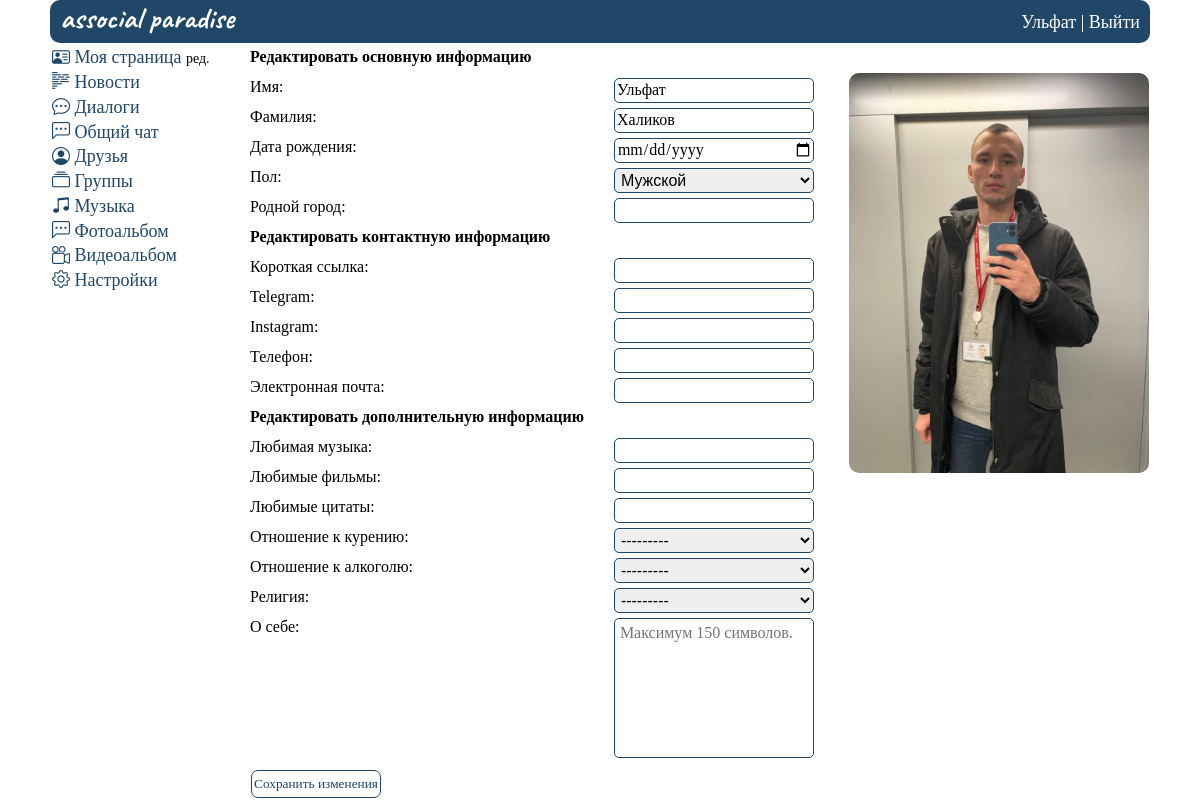
/id2/update (signed in), run on an earlier commit of the app's database.
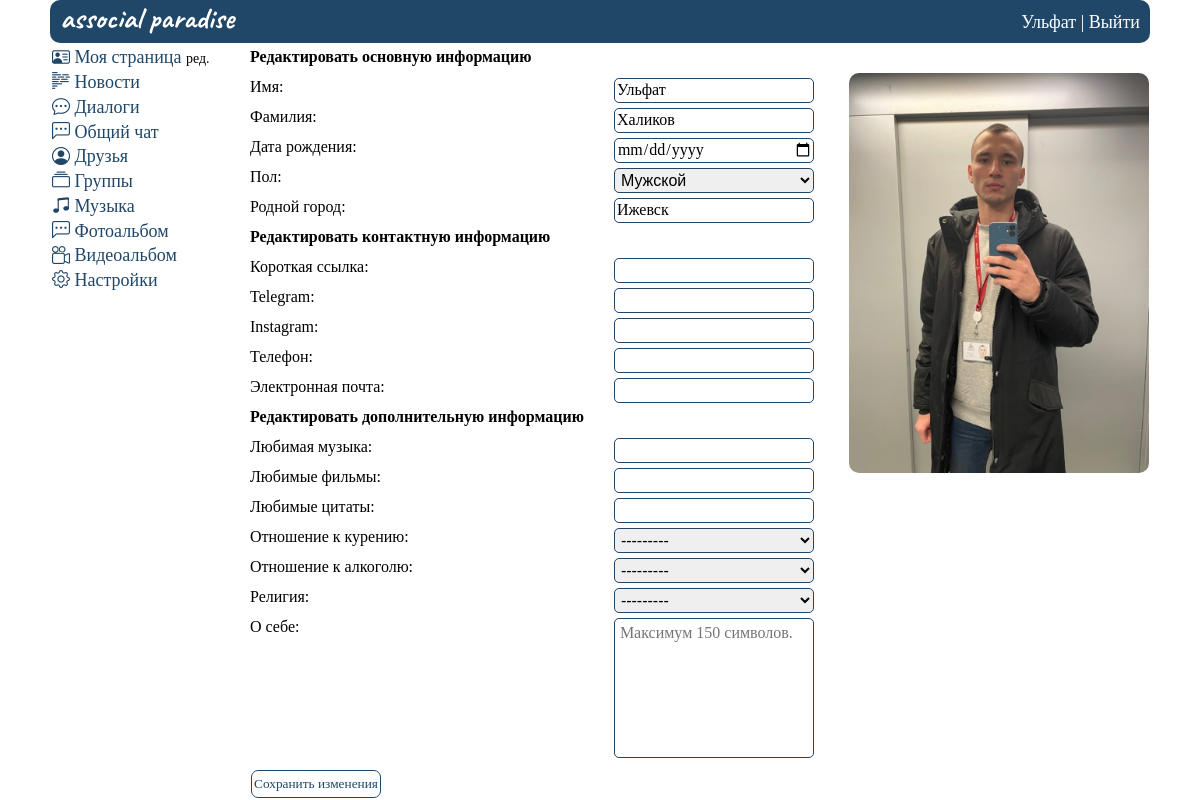
And on a later commit of the database.
### mysite/models.py (models this page shows, shortened)
class UserProfile(models.Model):
    ciggar_choices = [
        ('p', 'Положительное'),
        ('n', 'Отрицательное'),
    ]
    alco_choices = [
        ('p', 'Положительное'),
        ('n', 'Отрицательное'),
    ]
    gender_choices = [
        ('m', 'Мужской'),
        ('w', 'Женский'),
    ]
    religion_choices = [
        ('chr', 'Христианство'),
        ('isl', 'Ислам'),
        ('ind', 'Индуизм'),
        ('bdm', 'Буддизм'),
        ('iud', 'Иудаизм'),
        ('atm', 'Атеизм'),
    ]
    user = models.OneToOneField(User, on_delete=models.CASCADE)
    avatar = models.ImageField(
        upload_to="mysite/static/images/personal_photos/", blank=True, verbose_name='Аватарка',
        default='mysite/static/images/icons/none_avatar.png')
    first_name = models.CharField(max_length=20, blank=True, null=True, verbose_name='Имя')
    last_name = models.CharField(max_length=20, blank=True, null=True, verbose_name='Фамилия')
    birthdate = models.DateField(blank=True, null=True, verbose_name='Дата рождения')
    gender = models.CharField(max_length=1, blank=True, null=True, choices=gender_choices, verbose_name='Пол')
    hometown = models.CharField(max_length=30, blank=True, null=True, verbose_name='Родной город')
    fav_music = models.CharField(max_length=30, blank=True, null=True, verbose_name='Любимая музыка')
    fav_movies = models.CharField(max_length=30, blank=True, null=True, verbose_name='Любимые фильмы')
    fav_quotes = models.CharField(max_length=30, blank=True, null=True, verbose_name='Любимые цитаты')
    ciggar = models.CharField(max_length=1, blank=True, null=True, choices=ciggar_choices,
                              verbose_name='Отношение к курению')
    alco = models.CharField(max_length=1, blank=True, null=True, choices=alco_choices,
                            verbose_name='Отношение к алкоголю')
    religion = models.CharField(max_length=3, blank=True, null=True, choices=religion_choices, verbose_name='Религия')
    about = models.TextField(max_length=150, blank=True, null=True, verbose_name='О себе')
    plink = models.CharField(max_length=10, blank=True, null=True, verbose_name='Короткая ссылка')
    telegram = models.CharField(max_length=30, blank=True, null=True, verbose_name='Telegram')
    instagram = models.CharField(max_length=30, blank=True, null=True, verbose_name='Instagram')
    email = models.EmailField(max_length=30, blank=True, null=True, verbose_name='Почта')
    phone = models.CharField(max_length=12, blank=True, null=True, verbose_name='Телефон')
    class Meta:
        verbose_name_plural = 'Информация о пользователях'

### mysite/views.py (the view)
# urls.py: path('id<int:pk>/update', UpdateUser.as_view(), name='update_user'), #Изменить свою страницу
class UpdateUser(UpdateView):
    model = UserProfile
    template_name = 'change.html'
    form_class = UserProfileForm
    def get_context_data(self, *, object_list=None, **kwargs):
        context = super().get_context_data(**kwargs)
        context['userid'] = getAuthUser(self.request)
        context['personal_data'] = getUser(context['userid'])
        return context

### mysite/forms.py
class UserProfileForm(ModelForm):
    class Meta:
        model = UserProfile
        fields = ['avatar', 'first_name', 'last_name', 'birthdate', 'gender', 'hometown', 'fav_music', 'fav_movies',
                  'fav_quotes', 'ciggar', 'alco', 'religion', 'about', 'plink', 'telegram', 'instagram', 'phone',
                  'email']
        widgets = {
            "about": Textarea(attrs={
                'placeholder': 'Максимум 150 символов.',
            }),
            "avatar": FileInput(attrs={
                'style': 'display: none',
            }),
            "birthdate": DateInput(attrs={
                'type': 'date'
            }),
        }

### mysite/views.py (called while the page is built)
def getAuthUser(request):
    return request.session.get('is_auth', False)

def getUser(userid):
    return UserProfile.objects.get(user_id=userid)

### mysite/templates/change.html (shortened to what the changed rows need)
{% extends 'base.html' %}
{% load static %}
{%block content%}
<div class="wrapper_change">
    {% include "header.html" %}
    <div class="rows_change">
            {% include "menu.html" %}
        <div class="col2_change">
                <form method="post" class="change_content_form" enctype="multipart/form-data">
                    <div class="change__data">
                        <div class="change__values">
                            <div class="change__main">
                                <div class="change__input">{{ form.avatar }}
                                <div class="change__input">{{ form.first_name }} </div>
                                <div class="change__input">{{ form.last_name }}</div>
                                <div class="change__input">{{ form.birthdate }}</div>
                                <div class="change__input">{{ form.gender }}</div>
                                <div class="change__input">{{ form.hometown }}</div>
                            </div>
                            <div class="change__contacts">
                                <div class="change__input">{{ form.plink }}</div>
                                <div class="change__input">{{ form.telegram }}</div>
                                <div class="change__input">{{ form.instagram }}</div>
                                <div class="change__input">{{ form.phone }}</div>
                                <div class="change__input">{{ form.email }}</div>
                            </div>
                            <div class="change__additionally">
                                <div class="change__input">{{ form.fav_music }}</div>
                                <div class="change__input">{{ form.fav_movies }}</div>
                                <div class="change__input">{{ form.fav_quotes }}</div>
                                <div class="change__input">{{ form.ciggar }}</div>
                                <div class="change__input">{{ form.alco }}</div>
                                <div class="change__input">{{ form.religion }}</div>
                                <div class="change__input">{{ form.about }}</div>
                            </div>
                        </div>
                    </div>
                        <div class="change__avatar">
                            <label for="id_avatar">
                                {% if personal_data.avatar %}
                                <img src="{% static personal_data.avatar|cut:'mysite/static' %}">
                                {% else %}
                                <img src="{% static 'images/icons/none_avatar.png' %}">
                                {% endif %}
                            </label>
                        </div>
                    </div>
                </form>
        </div>
    </div>
</div>
{%endblock%}

### mysite/templates/header.html
{%extends 'base.html'%}
{% load static %}
{%block content%}
<header class="header">
      <ul class="header__sidebar">
        <li class="header__logo"><a href="{% url 'home' %}">associal paradise</a></li>
        <li class="header__item"><a href="{% url 'home' %}">{{personal_data.first_name}}</a> | <a type="submit" href="{% url 'out' %}">Выйти</a></li>
      </ul>
 </header>
{%endblock%}

What changed in the data, as far as the page shows it:
changed UserProfile "Ульфат": hometown (not shown) → "Ижевск"
